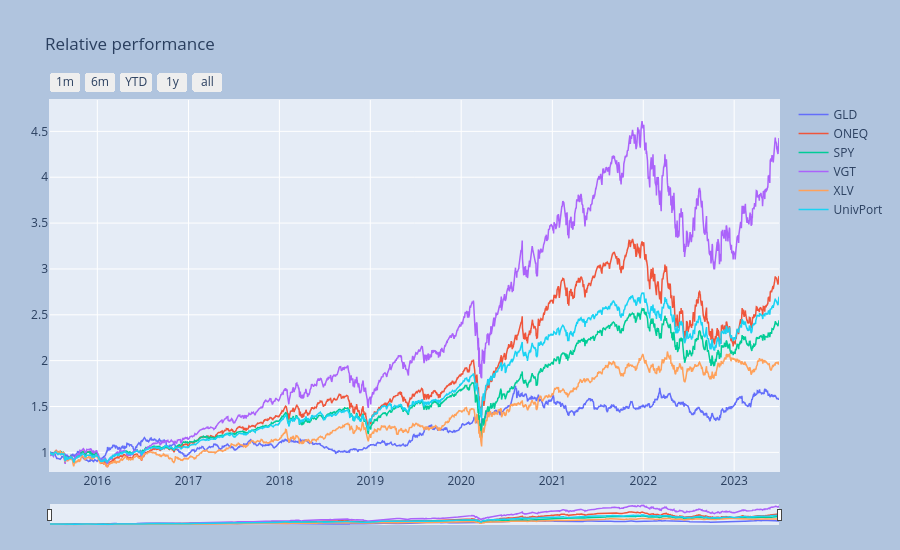

Notebook code cell kept with this figure:
### Markdown cell above
### Portfolio and its components relative performances

### Code cell
_ = p4.port_view_all(fancy=True)

### Figure 1 — Plotly figure (JSON) as saved in the notebook; plotly's stock layout.template omitted (floating-point values rounded to 4 significant figures; data arrays with more than 128 entries replaced by an {"elided": "..."} marker saying what was removed)
{"data": [{"line": {"width": 1.5}, "name": "GLD", "type": "scatter", "x": {"elided": "2018 str values"}, "y": {"elided": "2018 float values"}}, {"line": {"width": 1.5}, "name": "ONEQ", "type": "scatter", "x": {"elided": "2018 str values"}, "y": {"elided": "2018 float values"}}, {"line": {"width": 1.5}, "name": "SPY", "type": "scatter", "x": {"elided": "2018 str values"}, "y": {"elided": "2018 float values"}}, {"line": {"width": 1.5}, "name": "VGT", "type": "scatter", "x": {"elided": "2018 str values"}, "y": {"elided": "2018 float values"}}, {"line": {"width": 1.5}, "name": "XLV", "type": "scatter", "x": {"elided": "2018 str values"}, "y": {"elided": "2018 float values"}}, {"line": {"width": 1.5}, "name": "UnivPort", "type": "scatter", "x": {"elided": "2018 str values"}, "y": {"elided": "2018 float values"}}], "layout": {"autosize": false, "height": 550, "margin": {"b": 25, "l": 50, "pad": 1, "r": 50, "t": 100}, "paper_bgcolor": "LightSteelBlue", "title": {"text": "Relative performance"}, "width": 900, "xaxis": {"autorange": false, "fixedrange": false, "range": ["2015-06-25T00:00:00", "2023-06-30T00:00:00"], "rangeselector": {"buttons": [{"count": 1, "label": "1m", "step": "month", "stepmode": "backward"}, {"count": 6, "label": "6m", "step": "month", "stepmode": "backward"}, {"count": 1, "label": "YTD", "step": "year", "stepmode": "todate"}, {"count": 1, "label": "1y", "step": "year", "stepmode": "backward"}, {"step": "all"}]}, "rangeslider": {"thickness": 0.05, "visible": true}, "title": {}, "type": "date"}, "yaxis": {"autorange": false, "fixedrange": false, "range": [0.7968, 4.842], "title": {}}}}
